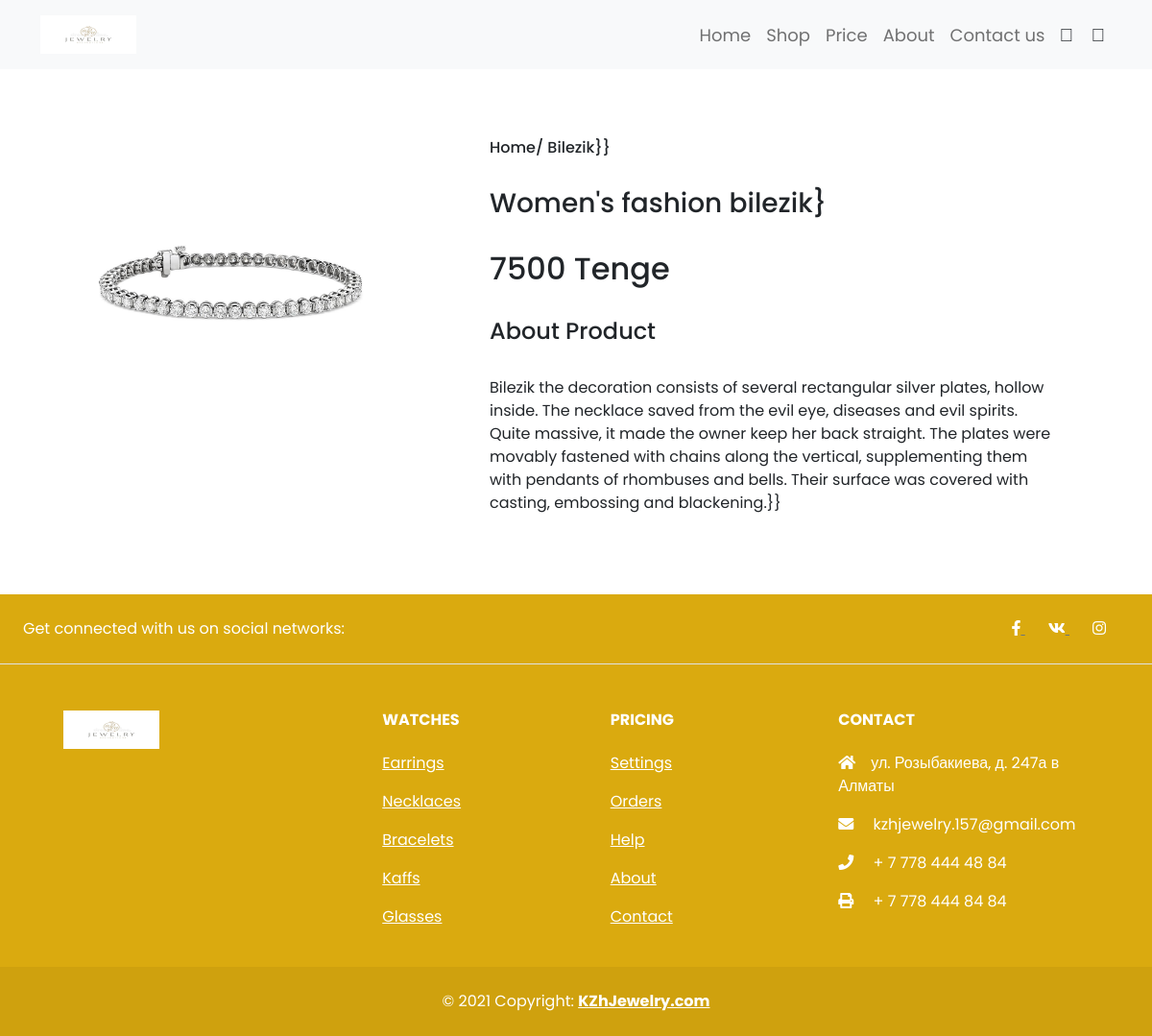
Screenshot of /shop1/ (signed in) with the database file from the repository.
### app/models.py (models this page shows, shortened)
class Shop(models.Model):
    name=models.CharField(max_length=255)
    title=models.CharField(max_length=255)
    about=models.TextField(blank=True)

class Footer(models.Model):
    prehead=models.CharField(max_length=255)
    head=models.CharField(max_length=100)
    mid=models.CharField(max_length=50)
    pre=models.CharField(max_length=25)
    pri=models.CharField(max_length=20)
    end=models.CharField(max_length=19)

### app/decorators.py (the view)
		def wrapper_func(request, *args, **kwargs):
			group = None
			if request.user.groups.exists():
				group = request.user.groups.all()[0].name
			if group in allowed_roles:
				return view_func(request, *args, **kwargs)
			else:
				return HttpResponse('OOOPPPSSS:(!  You are not authorized to view this page')

### app/views.py (called while the page is built)
@login_required(login_url='login')
@allowed_users(allowed_roles=['admin'])
def shop1(request):
    shop=Shop.objects.all()
    footer=Footer.objects.all()
    return render(request,'posts/shop1.html',{'shop':shop,'footer':footer})

### app/templates/posts/shop1.html (shortened to what this page needs)
{% load static %}
<!DOCTYPE html>
<html>
    <head>
        <link rel="stylesheet" href="{% static 'posts/css/style.css'%}"/>
        <link rel="stylesheet" href="https://stackpath.bootstrapcdn.com/bootstrap/4.1.3/css/bootstrap.min.css">
        <link rel="stylesheet" href="https://pro.fontawesome.com/releases/v5.10.0/css/all.css"/>
        <link href="https://cdn.jsdelivr.net/npm/bootstrap@5.1.3/dist/css/bootstrap.min.css" rel="stylesheet">
    </head>
    <body>
      <nav class="navbar navbar-expand-lg navbar-light bg-light py-3 fixed-top">
        <div class="container" >
          <a href="{%url 'jewelry'%}"><img src="{% static 'posts/images/jlogo.jpg' %}" alt="..." width="100px" height="40px"></a>
          <div class="collapse navbar-collapse" id="navbarSupportedContent">
            <ul class="navbar-nav ml-auto">
              <li class="nav-item">
                <a class="nav-link" href="{%url 'jewelry'%}">Home</a>
              </li>
              <li class="nav-item">
                <a class="nav-link" href="{%url 'shop'%}">Shop</a>
              </li>
              <li class="nav-item">
                <a class="nav-link" href="{%url 'price'%}">Price</a>
              </li>
              <li class="nav-item">
                <a class="nav-link" href="{%url 'about'%}">About</a>
              </li>
              <li class="nav-item">
                <a class="nav-link" href="{%url 'contactus'%}">Contact us</a>
              </li>
              <li class="nav-item">
                <i class="fal fa-search"></i>
                <i class="fal fa-shopping-bag"></i>
              </li>
          </div>
        </div>
      </nav>
          <section class="jdetail my-5 pt-5">
            <div class=" jd row mt-5">
                <div class=" jd col-lg-5 col-md-12 col-12">
                    <img src="b4.jpg" alt="..."width="400px" height="300px">
                </div>
                {%for s in shop%}
                <div class="jdet col-lg-6 col-md-12 col-12">
                    <h6>{{s.name}}}}</h6>
                    <h3 class="py-4">{{s.title}}}</h3>
                    <h2 id="pricetg"> 7500 Tenge</h2>
                    <h4 class="py-4">About Product</h4>
                    <span>{{s.about}}}}</span>
                </div>
                {%endfor%}
            </div>
          </section>
          <footer class="footer_tipa text-center text-lg-start text-muted">
            <section class="d-flex justify-content-center justify-content-lg-between p-4 border-bottom">
              <div class="me-5 d-none d-lg-block">
                <span>Get connected with us on social networks:</span>
              </div>
              <div>
                <a href="https://www.facebook.com/qazaq.republic.brand/" class=" me-4 text-reset">
                  <i class="fab fa-facebook-f"></i>
                </a>
                <a href="https://vk.com/qazaqrepublicshop" class=" me-4 text-reset">
                  <i class="fab fa-vk"></i>
                </a>
                <a href="https://www.instagram.com/qazaq.republic/" class="me-4 text-reset">
                  <i class="fab fa-instagram"></i>
                </a>
              </div>
            </section>
            <section class="style_haha">
              <div class="container text-center text-md-start mt-5">
                <div class="row mt-3">
                  <div class="col-md-3 col-lg-4 col-xl-3 mx-auto mb-4">
                    <h6 class="text-uppercase fw-bold mb-4">
                     <img src="{% static 'posts/images/jlogo.jpg'%}" alt="" width="100px" height="40px">
                    </h6>
                  </div>
                  {%for a in footer%}
                  <div class="col-md-2 col-lg-2 col-xl-2 mx-auto mb-4">
                    <h6 class="text-uppercase fw-bold mb-4">
                      {{a.prehead}}
                    </h6>
                    <p>
                      <a href="#!" class="text-reset">{{a.head}}</a>
                    </p>
                    <p>
                      <a href="#!" class="text-reset">{{a.mid}}</a>
                    </p>
                    <p>
                      <a href="#!" class="text-reset">{{a.pre}}</a>
                    </p>
                    <p>
                      <a href="#!" class="text-reset">{{a.pri}}</a>
                    </p>
                    <p>
                        <a href="#!" class="text-reset">{{a.end}}</a>
                      </p>
                  </div>
                  {%endfor%}
                  <div class="col-md-4 col-lg-3 col-xl-3 mx-auto mb-md-0 mb-4">
                    <h6 class="text-uppercase fw-bold mb-4">Contact</h6>
                    <p><i class="fas fa-home me-3"></i>ул. Розыбакиева, д. 247а в Алматы</p>
                    <p>
                      <i class="fas fa-envelope me-3"></i> kzhjewelry.157@gmail.com
                    </p>
                    <p><i class="fas fa-phone me-3"></i> + 7 778 444 48 84</p>
                    <p><i class="fas fa-print me-3"></i> + 7 778 444 84 84</p>
                  </div>
                </div>
              </div>
            </section>
            <div class="hey text-center p-4" style="background-color: rgba(0, 0, 0, 0.05);">
              © 2021 Copyright:
              <a class="text-reset fw-bold" href="https://mdbootstrap.com/">KZhJewelry.com</a>
            </div>
          </footer>
            </body>
        </html>

### app/static/posts/css/style.css (style rules this page uses)
* { margin:0; padding: 0; box-sizing: border-box; font-family: 'Poppins', sans-serif; }
.navbar { font-size: 18px; top:0; left:0; }
.navbar-light .navbar-nav .nav-link { padding: 0 20px; color: rgb(0, 0, 0); transition: 0.3s ease; }
.navbar i { font-size: 1.2rem; padding: 0 7px; cursor: pointer; font-weight: 500; transition: 0.3s ease; }
footer { margin-top: 2.2cm; background-color:rgb(218, 170, 15); }
footer span { color: rgb(255, 255, 255); }
footer i { color: white; }
.style_haha { color: white; text-decoration: none; }
footer { color: rgb(255, 255, 255); }
.hey { color: rgb(255, 255, 255); }

### app/templates/posts/shop1.html (style rules this page uses)
.jd img { padding-left: 80px; }

### rows the page displays
Shop: name "Home/ Bilezik", title "Women's fashion bilezik", about "Bilezik the decoration consists of several rectangular silver plates, hollow inside. The necklace saved from the evil eye, diseases and evil spirits. Quite massive, it made the owner keep her back straight. The plates were movably fastened with chains along the vertical, supplementing them with pendants of rhombuses and bells. Their surface was covered with casting, embossing and blackening."
Footer: prehead "WATCHES", head "Earrings", mid "Necklaces", pre "Bracelets", pri "Kaffs", end "Glasses"
Footer: prehead "PRICING", head "Settings", mid "Orders", pre "Help", pri "About", end "Contact"
